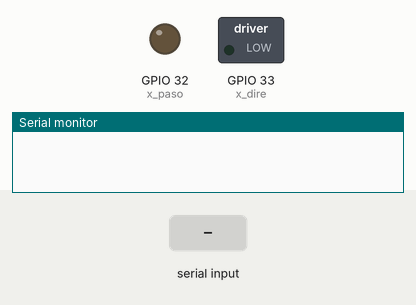
Simulated run of this sketch. Board: ESP32. On the bench: switched loads named in the sketch (green lamp = pin HIGH), output pins drawn as LEDs (lit = HIGH), the last lines printed to the serial monitor. The inputs (shaded band) are chosen by the test bench.

Above: at 1.2 s.
1.3 s: "0\n" received over Serial
At 1.79 s:
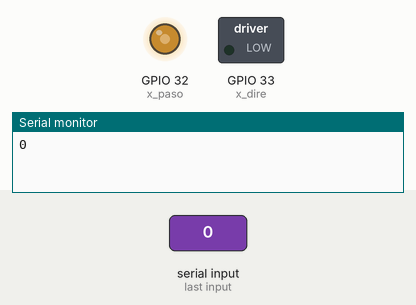
4.3 s: "1\n" received over Serial
At 4.55 s:
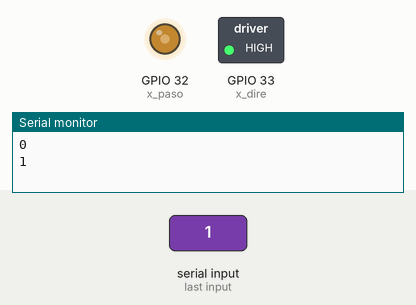
Timing chart, 0 to 13.3 s (numbered marks = the images above; inputs shaded):
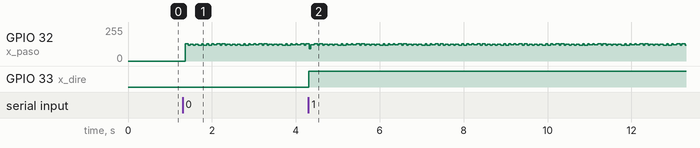

The sketch:

Offline.ino
```cpp
#define x_paso 32  // Define el Pin de STEP para Motor de eje X
#define x_dire 33  // Define el Pin de DIR  para Motor de eje X

int retardo = 2000;  // Menor número, el giro es más rápido
int dir = -1;

void setup() {
  pinMode(x_paso, OUTPUT);
  pinMode(x_dire, OUTPUT);
  Serial.begin(9600);
}

void loop() {
    if (Serial.available() > 0) {  // Verifica si hay datos disponibles para leer
    delay(10);
    int input = Serial.parseInt();  // Lee el valor del monitor serial
    if (input == 0 || input == 1) {  //Solo actualiza la dirección si el input es 0 o 1
      dir = input;
      Serial.println(input);
    }
     while (Serial.available() > 0) {  // Limpia el buffer serial
      Serial.read();
    }
  }
if (dir != -1) {  // Si la dirección no es -1, gira el motor
    giro(x_paso, x_dire, dir);
  }
}

void giro(int paso_, int dire_, int dir) {
  if (dir == 0) {
    digitalWrite(dire_, LOW);  // dirección de giro 0
  } else if (dir == 1) {
    digitalWrite(dire_, HIGH);  // dirección de giro 1
  }

  digitalWrite(paso_, HIGH);
  delayMicroseconds(retardo);
  digitalWrite(paso_, LOW);
  delayMicroseconds(retardo);
}
```

Measured:
- after the input at 4.3 s, GPIO 33 (x_dire): LOW → HIGH at once
